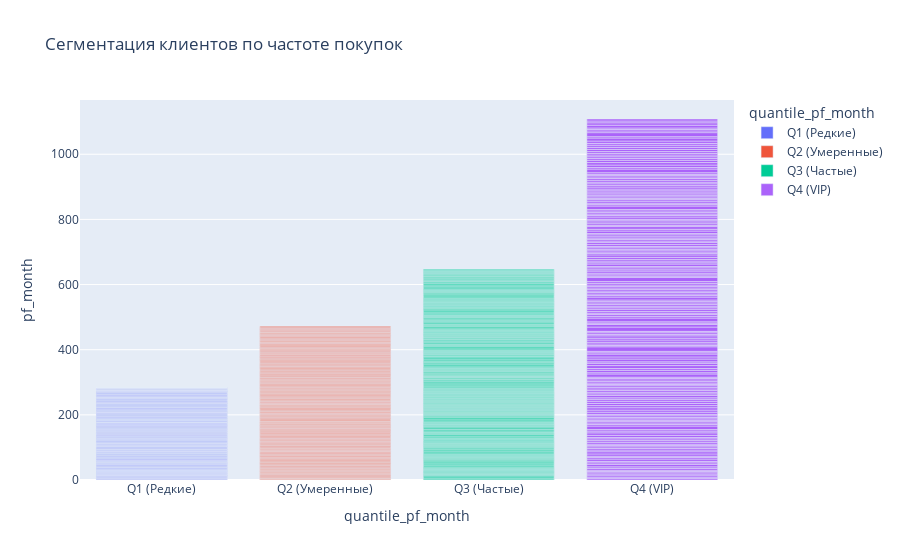
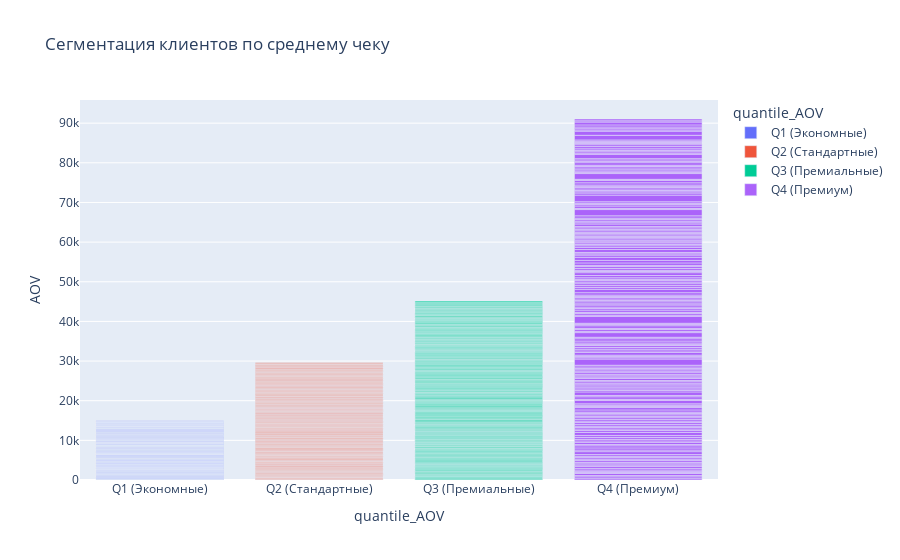

Notebook code for these charts, in order:
### Code cell
# визуализация квантилей по частоте покупок, визуализация по среднему чеку
graph_pf = px.bar(
     Superstore_viz,
     x = 'quantile_pf_month',
     y = 'pf_month',
     color = 'quantile_pf_month',
     title = 'Сегментация клиентов по частоте покупок',
     category_orders={
        'quantile_pf_month': ['Q1 (Редкие)', 'Q2 (Умеренные)', 'Q3 (Частые)', 'Q4 (VIP)']
    }
    )

graph_AOV = px.bar(
     Superstore_viz,
     x = 'quantile_AOV',
     y = 'AOV',
     color = 'quantile_AOV',
     title = 'Сегментация клиентов по среднему чеку',
     category_orders={
        'quantile_AOV': ['Q1 (Экономные)', 'Q2 (Стандартные)', 'Q3 (Премиальные)', 'Q4 (Премиум)']
     }
    )

graph_pf.show()
graph_AOV.show()

### Figure 1 — Plotly figure (JSON) as saved in the notebook; plotly's stock layout.template omitted (floating-point values rounded to 4 significant figures; data arrays with more than 128 entries replaced by an {"elided": "..."} marker saying what was removed)
{"data": [{"alignmentgroup": "True", "hovertemplate": "quantile_pf_month=%{x}<br>pf_month=%{y}<extra></extra>", "legendgroup": "Q1 (Редкие)", "marker": {"color": "#636efa", "pattern": {"shape": ""}}, "name": "Q1 (Редкие)", "offsetgroup": "Q1 (Редкие)", "orientation": "v", "showlegend": true, "textposition": "auto", "type": "bar", "x": {"elided": "199 str values"}, "xaxis": "x", "y": {"elided": "199 float values"}, "yaxis": "y"}, {"alignmentgroup": "True", "hovertemplate": "quantile_pf_month=%{x}<br>pf_month=%{y}<extra></extra>", "legendgroup": "Q2 (Умеренные)", "marker": {"color": "#EF553B", "pattern": {"shape": ""}}, "name": "Q2 (Умеренные)", "offsetgroup": "Q2 (Умеренные)", "orientation": "v", "showlegend": true, "textposition": "auto", "type": "bar", "x": {"elided": "198 str values"}, "xaxis": "x", "y": {"elided": "198 float values"}, "yaxis": "y"}, {"alignmentgroup": "True", "hovertemplate": "quantile_pf_month=%{x}<br>pf_month=%{y}<extra></extra>", "legendgroup": "Q3 (Частые)", "marker": {"color": "#00cc96", "pattern": {"shape": ""}}, "name": "Q3 (Частые)", "offsetgroup": "Q3 (Частые)", "orientation": "v", "showlegend": true, "textposition": "auto", "type": "bar", "x": {"elided": "198 str values"}, "xaxis": "x", "y": {"elided": "198 float values"}, "yaxis": "y"}, {"alignmentgroup": "True", "hovertemplate": "quantile_pf_month=%{x}<br>pf_month=%{y}<extra></extra>", "legendgroup": "Q4 (VIP)", "marker": {"color": "#ab63fa", "pattern": {"shape": ""}}, "name": "Q4 (VIP)", "offsetgroup": "Q4 (VIP)", "orientation": "v", "showlegend": true, "textposition": "auto", "type": "bar", "x": {"elided": "198 str values"}, "xaxis": "x", "y": {"elided": "198 float values"}, "yaxis": "y"}], "layout": {"autosize": true, "barmode": "relative", "legend": {"title": {"text": "quantile_pf_month"}, "tracegroupgap": 0}, "title": {"text": "Сегментация клиентов по частоте покупок"}, "xaxis": {"anchor": "y", "autorange": true, "categoryarray": ["Q1 (Редкие)", "Q2 (Умеренные)", "Q3 (Частые)", "Q4 (VIP)", null], "categoryorder": "array", "domain": [0, 1], "range": [-0.5, 3.5], "title": {"text": "quantile_pf_month"}, "type": "category"}, "yaxis": {"anchor": "x", "autorange": true, "domain": [0, 1], "range": [0, 1167.0], "title": {"text": "pf_month"}, "type": "linear"}}}

### Figure 2 — Plotly figure (JSON) as saved in the notebook; plotly's stock layout.template omitted (floating-point values rounded to 4 significant figures; data arrays with more than 128 entries replaced by an {"elided": "..."} marker saying what was removed)
{"data": [{"alignmentgroup": "True", "hovertemplate": "quantile_AOV=%{x}<br>AOV=%{y}<extra></extra>", "legendgroup": "Q1 (Экономные)", "marker": {"color": "#636efa", "pattern": {"shape": ""}}, "name": "Q1 (Экономные)", "offsetgroup": "Q1 (Экономные)", "orientation": "v", "showlegend": true, "textposition": "auto", "type": "bar", "x": {"elided": "199 str values"}, "xaxis": "x", "y": {"elided": "199 float values"}, "yaxis": "y"}, {"alignmentgroup": "True", "hovertemplate": "quantile_AOV=%{x}<br>AOV=%{y}<extra></extra>", "legendgroup": "Q2 (Стандартные)", "marker": {"color": "#EF553B", "pattern": {"shape": ""}}, "name": "Q2 (Стандартные)", "offsetgroup": "Q2 (Стандартные)", "orientation": "v", "showlegend": true, "textposition": "auto", "type": "bar", "x": {"elided": "198 str values"}, "xaxis": "x", "y": {"elided": "198 float values"}, "yaxis": "y"}, {"alignmentgroup": "True", "hovertemplate": "quantile_AOV=%{x}<br>AOV=%{y}<extra></extra>", "legendgroup": "Q3 (Премиальные)", "marker": {"color": "#00cc96", "pattern": {"shape": ""}}, "name": "Q3 (Премиальные)", "offsetgroup": "Q3 (Премиальные)", "orientation": "v", "showlegend": true, "textposition": "auto", "type": "bar", "x": {"elided": "198 str values"}, "xaxis": "x", "y": {"elided": "198 float values"}, "yaxis": "y"}, {"alignmentgroup": "True", "hovertemplate": "quantile_AOV=%{x}<br>AOV=%{y}<extra></extra>", "legendgroup": "Q4 (Премиум)", "marker": {"color": "#ab63fa", "pattern": {"shape": ""}}, "name": "Q4 (Премиум)", "offsetgroup": "Q4 (Премиум)", "orientation": "v", "showlegend": true, "textposition": "auto", "type": "bar", "x": {"elided": "198 str values"}, "xaxis": "x", "y": {"elided": "198 float values"}, "yaxis": "y"}], "layout": {"autosize": true, "barmode": "relative", "legend": {"title": {"text": "quantile_AOV"}, "tracegroupgap": 0}, "title": {"text": "Сегментация клиентов по среднему чеку"}, "xaxis": {"anchor": "y", "autorange": true, "categoryarray": ["Q1 (Экономные)", "Q2 (Стандартные)", "Q3 (Премиальные)", "Q4 (Премиум)", null], "categoryorder": "array", "domain": [0, 1], "range": [-0.5, 3.5], "title": {"text": "quantile_AOV"}, "type": "category"}, "yaxis": {"anchor": "x", "autorange": true, "domain": [0, 1], "range": [0, 95840.0], "title": {"text": "AOV"}, "type": "linear"}}}
